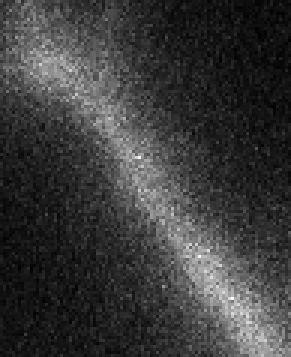
%> input picture Data_Set/mCherry.tif, 97 x 119 px (shown 3 times larger)
$ octave Exocytose_PeakDetector.m   (GNU Octave 9; MATLAB toolbox functions it lacks are replaced by stand-ins)
%> lines starting %> are read from the running program, lines starting %| are printed output that depends on the picture
%> the answer given: Data_Set/mCherry.tif
### f_StackProjections.m
function Iout = f_StackProjections(SEP,Type)
%> called with Type = 'Maximum'

    if  strcmp(Type,'Maximum')
        sizeX = size((SEP(1).data), 1);
        sizeY = size((SEP(1).data), 2);
        Iout = SEP(1).data;
%> Iout is the input picture: size 119x97 uint16; min 1151, max 2023, mean 1353.4
        h = waitbar(0,strcat ('Please wait computing maximumprojection'));
        for a=1:(size(SEP,2))-1
            frameAdd = SEP(a+1).data;
            for i =1 : sizeX
                for j=1: sizeY
                    if frameAdd(i, j) > Iout(i, j)
                        Iout (i,j) = frameAdd(i,j);
                    end
                end
            end
            waitbar(a/(size(SEP,2)))
        end
%> this loop made 23 passes
%> pass 1, in f_StackProjections, `frameAdd = SEP(a+1).data;`:
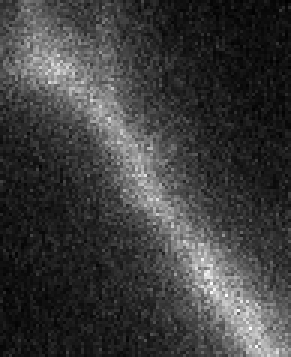
%> frameAdd: size 119x97 uint16 (shown 3 times larger); min 1149, max 1973, mean 1348; drawn with min black and max white
%> pass 2, in f_StackProjections, `frameAdd = SEP(a+1).data;`:
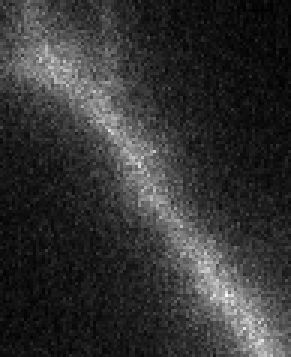
%> frameAdd: size 119x97 uint16 (shown 3 times larger); min 1148, max 2117, mean 1345.8; drawn with min black and max white
%> pass 3, in f_StackProjections, `frameAdd = SEP(a+1).data;`:
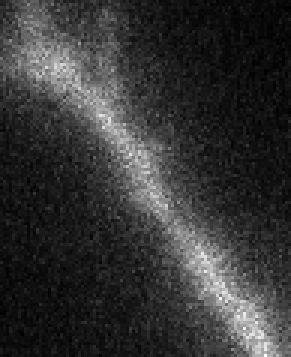
%> frameAdd: size 119x97 uint16 (shown 3 times larger); min 1149, max 2090, mean 1345.4; drawn with min black and max white
%> after the loop:
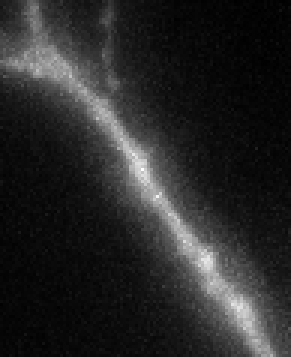
%> Iout: size 119x97 uint16 (shown 3 times larger); min 1195, max 3161, mean 1505.2; drawn with min black and max white
        Iout  = uint16(Iout);
        close(h)

    elseif strcmp(Type,'Sum')
        Iout = (zeros(size(SEP(1).data,1),size(SEP(1).data,2)));
        for i=1:size(SEP,2)
            Iout = imadd(Iout,double(SEP(i).data));
        end

    elseif strcmp(Type,'Mean')
        Iout = zeros(size(SEP(1).data,1),size(SEP(1).data,2));
        for i=1:size(SEP,2)
            Iout = imadd(Iout,double(SEP(i).data));
        end
        Iout = uint16(Iout/ size(SEP,2));
    end

end

### Exocytose_PeakDetector.m
% function Exocytose_PeakDetector
% cd('Y:\Simon\Netrin\Simon_Submission_3\Matlab\Data_Set')
[StreamName,directory_name] = uigetfile(('*.tif'),'Select the Movie');
cd(directory_name)

% Read Stream movie
info = imfinfo(StreamName);
h = waitbar(0,'Please wait reading Stream...');
I= [];
for i=1:numel(info)
    I(i).data = imread(StreamName,i);
    waitbar(i/numel(info))
end
close(h)
I_max = f_StackProjections(I,'Maximum');
imwrite(I_max,[StreamName(1:end-4) '_MaxProjection.tif'],'tif','Compression','none')


% Get BCKG (defined as the fisrt 25 frames of the movie)
I_Bckg=[];
info = imfinfo(StreamName);
for i=1:25
%> (the run ends here)
